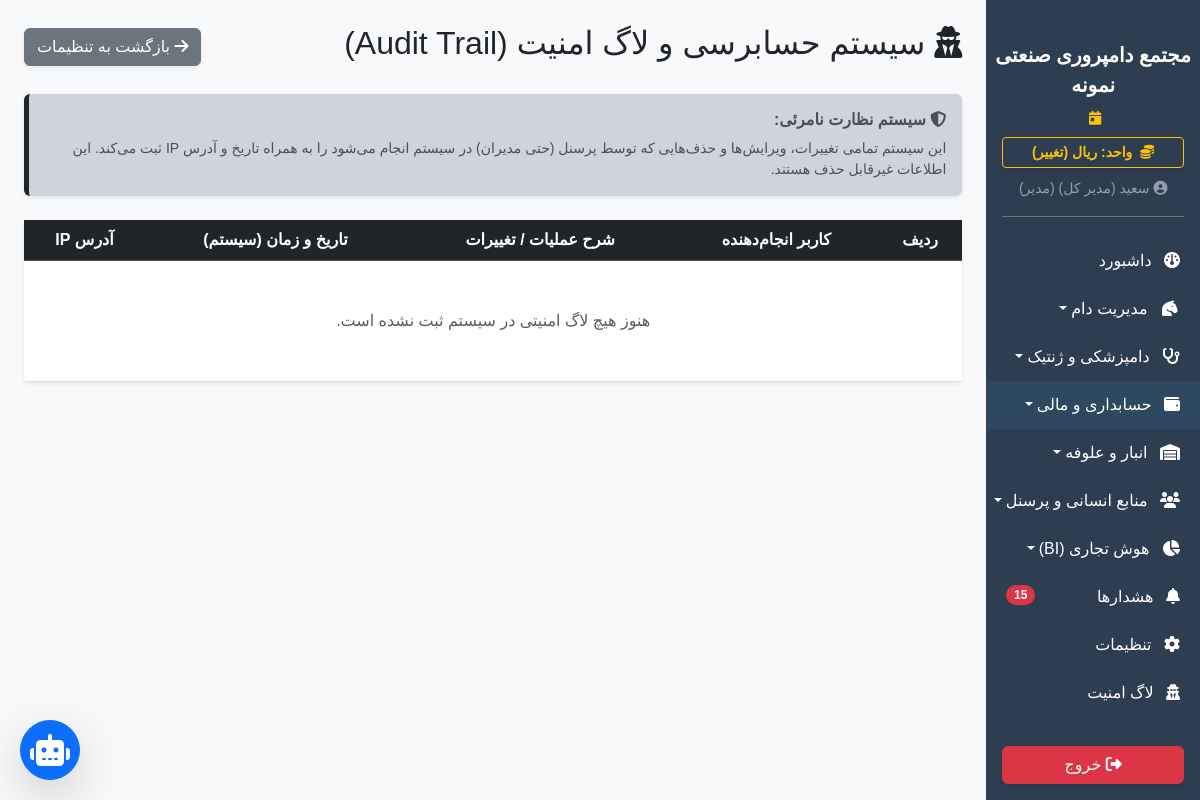
Page /audit_logs (signed in) on the committed database.
### app/models.py (models this page shows)
class SystemSetting(db.Model):
    id = db.Column(db.Integer, primary_key=True)
    key = db.Column(db.String(50), unique=True, nullable=False)
    value = db.Column(db.String(255), nullable=False)
    description = db.Column(db.String(255), nullable=True)

class User(UserMixin, db.Model):
    id = db.Column(db.Integer, primary_key=True)
    username = db.Column(db.String(50), unique=True, nullable=False)
    password_hash = db.Column(db.String(255), nullable=False)
    name = db.Column(db.String(100), nullable=False)
    role = db.Column(db.String(20), default='کارگر') # مدیر، دامپزشک، حسابدار، کارگر
    can_view_livestock = db.Column(db.Boolean, default=False)
    can_view_finance = db.Column(db.Boolean, default=False)
    can_view_inventory = db.Column(db.Boolean, default=False)
    can_view_hr = db.Column(db.Boolean, default=False)
    can_view_reports = db.Column(db.Boolean, default=False)
    can_view_settings = db.Column(db.Boolean, default=False)

### app/blueprints/dashboard.py (the view)
@dashboard_bp.route('/audit_logs')
@login_required
def audit_logs():
    from app.models import AuditLog
    if not current_user.can_view_settings and current_user.role != 'مدیر':
        return redirect(url_for('dashboard.index'))
    target = request.args.get('filter_target')
    query = AuditLog.query
    if target:
        query = query.filter(AuditLog.action.ilike(f"%{target}%"))
    logs = query.order_by(AuditLog.timestamp.desc()).limit(200).all()
    return render_template('dashboard/audit.html', logs=logs)

### app/__init__.py (called while the page is built)
def get_system_setting(key, default):
    from app.models import SystemSetting
    s = SystemSetting.query.filter_by(key=key).first()
    return s.value if s else default

### app/blueprints/dashboard.py (called while the page is built)
@dashboard_bp.app_context_processor
def inject_settings():
    try:
        all_settings = {s.key: s.value for s in SystemSetting.query.all()}
    except:
        all_settings = {}
    return dict(system_settings=all_settings)

### app/templates/dashboard/audit.html
{% extends 'base.html' %}
{% block content %}
<div class="d-flex justify-content-between align-items-center mb-4">
    <h2><i class="fa-solid fa-user-secret text-dark"></i> سیستم حسابرسی و لاگ امنیت (Audit Trail)</h2>
    <a href="{{ url_for('dashboard.settings') }}" class="btn btn-secondary shadow-sm"><i class="fa-solid fa-arrow-right"></i> بازگشت به تنظیمات</a>
</div>
<div class="alert alert-dark border-0 shadow-sm mb-4 border-end border-dark border-5">
    <h6 class="fw-bold"><i class="fa-solid fa-shield-halved"></i> سیستم نظارت نامرئی:</h6>
    <p class="mb-0 small">این سیستم تمامی تغییرات، ویرایش‌ها و حذف‌هایی که توسط پرسنل (حتی مدیران) در سیستم انجام می‌شود را به همراه تاریخ و آدرس IP ثبت می‌کند. این اطلاعات غیرقابل حذف هستند.</p>
</div>
<div class="card border-0 shadow-sm">
    <div class="card-body p-0">
        <div class="table-responsive" style="max-height: 600px; overflow-y: auto;">
            <table class="table table-hover align-middle text-center mb-0">
                <thead class="table-dark" style="position: sticky; top: 0; z-index: 1;">
                    <tr>
                        <th>ردیف</th>
                        <th>کاربر انجام‌دهنده</th>
                        <th>شرح عملیات / تغییرات</th>
                        <th>تاریخ و زمان (سیستم)</th>
                        <th>آدرس IP</th>
                    </tr>
                </thead>
                <tbody>
                    {% for log in logs %}
                    <tr>
                        <td>{{ loop.index }}</td>
                        <td class="fw-bold text-primary"><i class="fa-solid fa-user-tie"></i> {{ log.user_name }}</td>
                        <td class="text-start">{{ log.action }}</td>
                        <td dir="ltr" class="text-muted small fw-bold">{{ log.timestamp.strftime('%Y-%m-%d %H:%M:%S') }}</td>
                        <td dir="ltr" class="small">{{ log.ip_address or 'Localhost' }}</td>
                    </tr>
                    {% else %}
                    <tr><td colspan="5" class="text-center py-5 text-muted">هنوز هیچ لاگ امنیتی در سیستم ثبت نشده است.</td></tr>
                    {% endfor %}
                </tbody>
            </table>
        </div>
    </div>
</div>
{% endblock %}

### app/templates/base.html (shortened to what this page needs)
<!DOCTYPE html>
<html lang="fa" dir="rtl">
<head>
    <link href="https://cdn.jsdelivr.net/gh/rastikerdar/vazirmatn@v33.003/Vazirmatn-font-face.css" rel="stylesheet">
    <link rel="stylesheet" href="https://unpkg.com/persian-datepicker@1.2.0/dist/css/persian-datepicker.min.css">
    <link rel="stylesheet" href="https://cdn.jsdelivr.net/npm/bootstrap@5.3.2/dist/css/bootstrap.rtl.min.css">
    <link rel="stylesheet" href="https://cdnjs.cloudflare.com/ajax/libs/font-awesome/6.4.2/css/all.min.css">
    <link rel="stylesheet" href="{{ url_for('static', filename='css/style.css') }}">
</head>
<body>
    <div class="d-flex" id="wrapper">
        <div class="sidebar-bg d-flex flex-column" id="sidebar-wrapper">
            <div class="sidebar-heading text-center pt-3 pb-2 text-white">
                <div class="fs-5 fw-bold">{{ system_settings.get('farm_name', 'دامداری من') }}</div>
            </div>
            <div class="text-center text-warning small mb-2 px-3">
                <i class="fa-solid fa-calendar-day me-1"></i>
            </div>
            <div class="px-3 mb-2">
                <a href="{{ url_for('dashboard.toggle_currency') }}" class="btn btn-sm btn-outline-warning w-100 fw-bold shadow-sm">
                    <i class="fa-solid fa-coins me-1"></i> واحد: {{ get_system_currency_from_settings() }} (تغییر)
                </a>
            </div>
            <div class="text-center text-white-50 mb-3 pb-3 border-bottom border-secondary mx-3">
                <small><i class="fa-solid fa-circle-user"></i> {% if current_user.is_authenticated %}{{ current_user.name }} ({{ current_user.role }}){% endif %}</small>
            </div>
            <div class="list-group list-group-flush my-1" id="sidebar-accordion" style="overflow-y: auto;">
                <a href="{{ url_for('dashboard.index') }}" class="list-group-item list-group-item-action bg-transparent text-white "><i class="fa-solid fa-gauge me-2"></i> داشبورد</a>
                {% if current_user.is_authenticated %}
                    {% if current_user.can_view_livestock %}
                    <a href="#livestockSubmenu" data-bs-toggle="collapse" class="list-group-item list-group-item-action bg-transparent text-white dropdown-toggle {% if request.blueprint == 'livestock' %}active-sidebar-link{% endif %}"><i class="fa-solid fa-horse-head me-2"></i> مدیریت دام</a>
                    {% if current_user.role in ['مدیر', 'دامپزشک'] %}
                    <a href="#vetSubmenu" data-bs-toggle="collapse" class="list-group-item list-group-item-action bg-transparent text-white dropdown-toggle"><i class="fa-solid fa-stethoscope me-2"></i> دامپزشکی و ژنتیک</a>
                    {% endif %}
                    {% endif %}
                    {% if current_user.can_view_finance %}
                    <a href="#financeSubmenu" data-bs-toggle="collapse" class="list-group-item list-group-item-action bg-transparent text-white dropdown-toggle finance-menu-item " ><i class="fa-solid fa-wallet me-2"></i> حسابداری و مالی</a>
                    {% endif %}
                    {% if current_user.can_view_inventory or current_user.role == 'مدیر' %}
                    <a href="#inventorySubmenu" data-bs-toggle="collapse" class="list-group-item list-group-item-action bg-transparent text-white dropdown-toggle {% if request.blueprint == 'inventory' %}active-sidebar-link{% endif %}"><i class="fa-solid fa-warehouse me-2"></i> انبار و علوفه</a>
                    {% endif %}
                    {% if current_user.can_view_hr or current_user.role == 'مدیر' %}
                    <a href="#hrSubmenu" data-bs-toggle="collapse" class="list-group-item list-group-item-action bg-transparent text-white dropdown-toggle {% if request.blueprint == 'hr' %}active-sidebar-link{% endif %}"><i class="fa-solid fa-users me-2"></i> منابع انسانی و پرسنل</a>
                    {% endif %}
                    {% if current_user.can_view_reports or current_user.role == 'مدیر' %}
                    <a href="#biSubmenu" data-bs-toggle="collapse" class="list-group-item list-group-item-action bg-transparent text-white dropdown-toggle {% if request.blueprint == 'reports' %}active-sidebar-link{% endif %}"><i class="fa-solid fa-chart-pie me-2"></i> هوش تجاری (BI)</a>
                    {% endif %}
                    {% if current_user.role != 'کارگر' %}
                    <a href="{{ url_for('dashboard.warnings') }}" class="list-group-item list-group-item-action bg-transparent text-white">
                    <i class="fa-solid fa-bell me-2"></i> هشدارها
                    {% if global_warnings_count and global_warnings_count > 0 %}<span class="badge bg-danger rounded-pill float-end">{{ global_warnings_count }}</span>{% endif %}
                    </a>
                    {% endif %}
                    {% if current_user.can_view_settings or current_user.role == 'مدیر' %}
                    <a href="{{ url_for('dashboard.settings') }}" class="list-group-item list-group-item-action bg-transparent text-white"><i class="fa-solid fa-gear me-2"></i> تنظیمات</a>
                    {% endif %}
                    <a href="{{ url_for('dashboard.audit_logs') }}" class="list-group-item list-group-item-action bg-transparent text-white"><i class="fa-solid fa-user-secret me-2"></i> لاگ امنیت </a>
                    {% endif %}
            </div>
            <div class="mt-auto p-3 w-100">
                <a href="{{ url_for('auth.logout') }}" class="btn btn-danger w-100 shadow-sm"><i class="fa-solid fa-right-from-bracket"></i> خروج</a>
            </div>
        </div>
        <div id="page-content-wrapper" class="w-100 bg-light" style="overflow-x: hidden;">
            <div class="container-fluid p-4">{% block content %}{% endblock %}</div>
        </div>
    </div>
    {% if current_user.is_authenticated and current_user.role in ['مدیر', 'دامپزشک'] %}
    <button id="chatbot-btn" class="btn btn-primary rounded-circle shadow-lg d-flex justify-content-center align-items-center" style="position: fixed; bottom: 20px; left: 20px; width: 60px; height: 60px; z-index: 1050; transition: transform 0.3s;">
        <i class="fa-solid fa-robot fa-2x"></i>
    </button>
    {% endif %}
</body>
</html>

### app/static/css/style.css (style rules this page uses)
body { font-family: 'Vazirmatn', sans-serif !important; background-color: #f8f9fa; }
#sidebar-wrapper { height: 100vh; position: sticky; top: 0; overflow-y: auto; width: 260px; background-color: #2c3e50; transition: margin .3s ease-out, transform .3s ease-out; }
#sidebar-wrapper .list-group-item { border: none; padding: 12px 20px; transition: all 0.3s; }
#page-content-wrapper { min-width: 0; width: 100%; }
.table-responsive { overflow-x: auto; overflow-y: visible !important; }

### app/templates/base.html (style rules this page uses)
.finance-menu-item { background-color: rgba(52, 152, 219, 0.1) !important; border-bottom: 1px solid rgba(255,255,255,0.05); }

### rows in the picture
SystemSetting: get "مجتمع دامپروری صنعتی نمونه"
SystemSetting: value "ریال"
User: name "سعید (مدیر کل)", role "مدیر"

### other values in the picture
{{ global_warnings_count }} "15"
